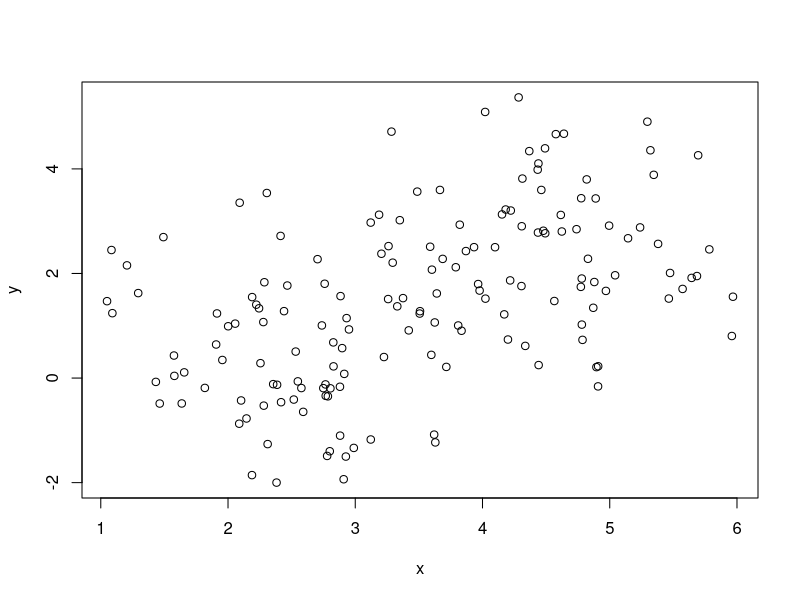
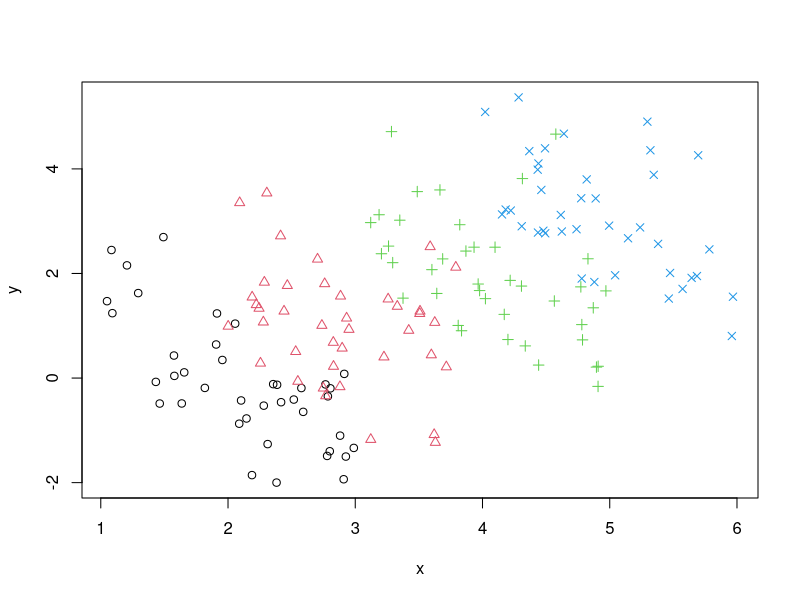

The R script that drew these images, in order:
set.seed(123)
g <- 4                            # number of groups
n <- 40                           # number of instances in each group
z <- rep(1:g, each = n)           # grouping variable
x <- runif(n * g, 0, 2) + z       # x variable that depends on z
y <- 2 * z - x + rnorm(n * g)     # y variable that depends on x and z
pdf("images/probability-Simpson-plots.pdf", height=5, width=5)
plot(x, y)                        # plot the whole data
plot(x, y, pch = z, col = z)      # plot the data with group labeled
dev.off()

## pdf("images/probability-Simpson-whole.pdf", height=5, width=5)
## pdf("images/probability-Simpson-group.pdf", height=5, width=5)
